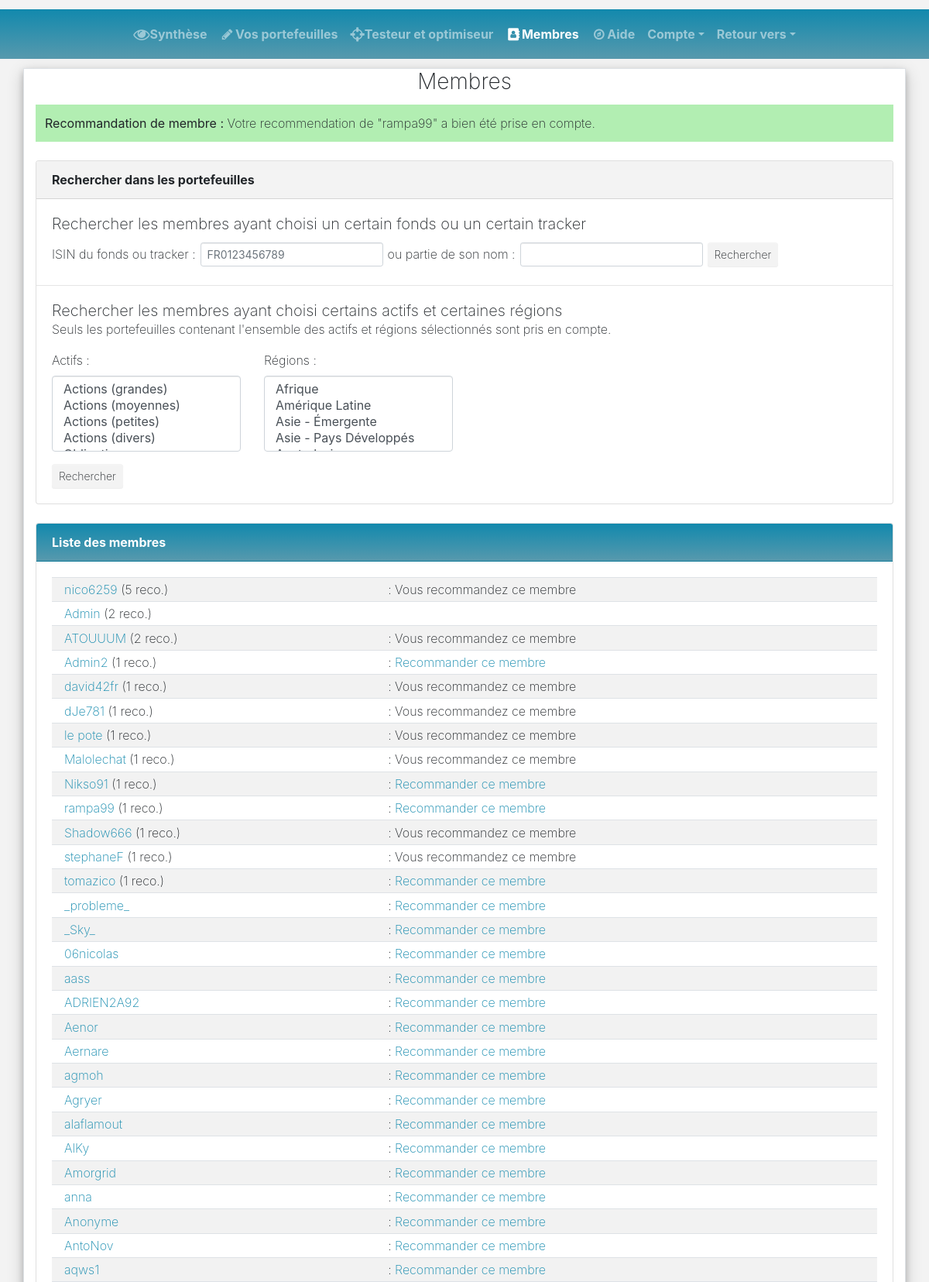
The app's page /membres.php?recommander=rampa99 (signed in, upper part) with its own data.
### tables this page shows
CREATE TABLE IF NOT EXISTS `utilisateurs` (
  `id` int(11) NOT NULL AUTO_INCREMENT,
  `nom` varchar(255) NOT NULL,
  `mdp` varchar(255) NOT NULL,
  PRIMARY KEY (`id`)
);

### web/fonctions/nom_actifs.php (called while the page is built)
<?php
function nom_actifs()
{
	$noms = ['Actions (grandes)', 	'Actions (moyennes)', 	'Actions (petites)',	'Actions (divers)',	'Obligations',	'Liquidités',	'Autres',	'? indéterminé',	'Matières premières',	'Immobilier'];
	$cles = ['1-0',					'1-1',					'1-2',					'1-3',				'2',			'3',			'4',		'5',				'6',					'7'];
	return array_combine($cles, $noms);
}
?>

### web/fonctions/nom_regions.php (called while the page is built)
<?php
function nom_regions($bdd)
{
	$nom_regions = array();
	$req = $bdd->query('SELECT id, nom FROM bdd_regions ORDER BY nom ASC');
	while ($donnees = $req->fetch())
	{
		$nom_regions[$donnees['id']] = $donnees['nom'];
	}
	return $nom_regions;
}
?>

### web/membres.php (the view, shortened to what this page needs)
<?php
include("fonctions/afficher_navbar.php");
include("fonctions/nom_actifs.php");
include("fonctions/nom_regions.php");
?>
<!DOCTYPE html>
<html>
<head>
  <link rel="stylesheet" href="https://cdnjs.cloudflare.com/ajax/libs/font-awesome/4.7.0/css/font-awesome.min.css" type="text/css">
  <link rel="stylesheet" href="theme.css" type="text/css">
  </head>
<body class="bg-light">
  <div class="mb-2">
    <div class="container">
      <div class="row">
        <div class="col-12 bg-white border shadow">
          <h3 class="text-center">Membres</h3>
		  <?php
			try
			{
				$bdd = new PDO('mysql:host=*****;dbname=*****;charset=utf8', '*****', '*****');
			}
			catch(Exception $e)
			{
				die('Erreur : '.$e->getMessage());
			}
			if (isset($_SESSION['id']) AND isset($_SESSION['nom']))
			{
				$id = $_SESSION['id'];
			}
			if (isset($_GET['recommander']))
			{
				$get_recommander = urldecode($_GET['recommander']);
				if (!(isset($_SESSION['id']) AND isset($_SESSION['nom'])))
				{
					echo '<div class="bg-danger mb-3 p-2">Vous devez être connecté pour recommander un membre.</div>';
				}
				else
				{
					if ($get_recommander != "")
					{
						$req = $bdd->prepare('SELECT id FROM utilisateurs WHERE nom = :nom');
						$req->execute(array('nom' => $get_recommander));
						$id_recommandation = $req->fetchColumn();
						if ($id_recommandation)
						{
							if ($id_recommandation != $id)
							{
								$req2 = $bdd->prepare('SELECT * FROM recommandations
								WHERE id_emetteur = :id_emetteur
								AND id_recommandation = :id_recommandation');
								$req2->execute(array(
									'id_emetteur' => $id,
									'id_recommandation' => $id_recommandation));
								$resultat2 = $req2->fetch();
								if (!($resultat2))
								{
									echo '<div class="bg-success mb-3 p-2"><strong>Recommandation de membre : </strong>Votre recommendation de "'.htmlentities($get_recommander).'" a bien été prise en compte.</div>';
								}
								else
								{
									echo '<div class="bg-danger mb-3 p-2"><strong>Recommandation de membre : </strong>Vous ne pouvez pas recommander '.htmlentities($get_recommander).', vous le recommandez déjà.</div>';
								}
							}
							else
							{
								echo '<div class="bg-danger mb-3 p-2"><strong>Recommandation de membre : </strong>Vous ne pouvez pas vous recommander vous-même.</div>';
							}
						}
						else
						{
							echo '<div class="bg-danger mb-3 p-2"><strong>Recommandation de membre : </strong>Vous ne pouvez pas recommander '.htmlentities($get_recommander).', ce membre n\'est pas inscrit.</div>';
						}
					}
					else
					{
						echo '<div class="bg-danger mb-3 p-2"><strong>Recommandation de membre : </strong>Vous n\'avez pas renseigné de membre.</div>';
					}
				}
			}
		  ?>
		  <div class="card mb-3">
            <div class="card-header bg-light">Rechercher dans les portefeuilles</div>
            <div class="card-body pb-0">
			<h5>Rechercher les membres ayant choisi un certain fonds ou un certain tracker</h5>
			<form action="membres.php" method="get" class="form-inline">
			<label for="rech_isin" class="mr-1">ISIN du fonds ou tracker :</label>
			<input type="text" class="form-control form-control-sm mr-1" id="rech_isin" name="rech_isin" maxlength="12" onkeyup="this.value=this.value.replace(/[^\dA-Z]+/,\'\')" placeholder="FR0123456789">
			<label for="rech_nom" class="mr-1">ou partie de son nom :</label>
			<input type="text" class="form-control form-control-sm mr-1" id="rech_nom" name="rech_nom" maxlength="100">
			<button type="submit" class="btn btn-light btn-sm">Rechercher</button>
			</form>
			</div>
			<hr class="mb-0" />
			<div class="card-body">
			<h5 class="mb-0">Rechercher les membres ayant choisi certains actifs et certaines régions</h5>
			<p>Seuls les portefeuilles contenant l'ensemble des actifs et régions sélectionnés sont pris en compte.</p>
			<form action="membres.php" method="get">
			<div class="row">
			<div class="col-3">
			  <div class="form-group">
				<label for="rech_act">Actifs :</label>
				<select multiple class="form-control" id="rech_act" name="rech_act[]">
				<?php
				$nom_actifs = nom_actifs();
				foreach ($nom_actifs as $key => $value)
				{
					if ($value != '? indéterminé')
					{
						echo '<option value="'.$key.'">'.$value.'</option>';
					}
				}
				?>
				</select>
			  </div>
			</div>
			<div class="col-3">
			  <div class="form-group">
				<label for="rech_reg">Régions :</label>
				<select multiple class="form-control" id="rech_reg" name="rech_reg[]">
				<?php
				$nom_regions = nom_regions($bdd);
				foreach ($nom_regions as $key => $value)
				{
					if ($value != '? indéterminé')
					{
						echo '<option value="'.$key.'">'.$value.'</option>';
					}
				}
				?>
				</select>
			  </div>
			</div>
			</div>
			<button type="submit" class="btn btn-light btn-sm">Rechercher</button>
			</form>
			</div>
          </div>
          <div class="card mb-3">
			<?php
            echo '<div class="card-header card-portefeuille">';
			if (!isset($_GET['rech_isin']) and !isset($_GET['rech_nom']) and !isset($_GET['rech_act']) and !isset($_GET['rech_reg']))
			{
				echo 'Liste des membres';
			}
			else
			{
				echo 'Résultats de la recherche dans les portefeuilles';
			}
			echo '</div>
            <div class="card-body">	';
			$message = '';
			$message_type = 'success';
			if (isset($_SESSION['id']) AND isset($_SESSION['nom']))
			{
				$requete_tab = array('id_emetteur' => $id);
				$requete = 'SELECT DISTINCT ut.id, ut.nom, rec.nbr_recommandations, recfaite.recommandation_faite
				FROM utilisateurs ut
				LEFT JOIN
				(
					SELECT id_recommandation, COUNT(*) AS nbr_recommandations
					FROM recommandations
					GROUP BY id_recommandation
				) rec
				ON rec.id_recommandation = ut.id
				LEFT JOIN
				(
					SELECT id_recommandation, COUNT(*) AS recommandation_faite
					FROM recommandations
					WHERE id_emetteur = :id_emetteur
					GROUP BY id_recommandation
				) recfaite
				on recfaite.id_recommandation = ut.id';
			}
			if (isset($_GET['rech_isin']) and $_GET['rech_isin']!='')
			{
				if (preg_match("#^[A-Z0-9]{12}$#", $_GET['rech_isin']))
				{
					$requete_isin_tab = array('isin' => $_GET['rech_isin']);
					$requete_tab = array_merge($requete_tab, $requete_isin_tab);
					$requete .= '
					INNER JOIN
					utilisateurs_unitesdecompte utuc
					ON utuc.id_utilisateur = ut.id
					INNER JOIN
					unitesdecompte uc
					ON uc.id = utuc.id_unitedecompte
					WHERE uc.isin = :isin
					ORDER BY rec.nbr_recommandations DESC, ut.nom';
					$req = $bdd->prepare($requete);
					$req->execute($requete_tab);
					if($req->rowCount())
					{
						$message = 'Des membres ont dans un portefeuille l\'ISIN '.htmlentities($_GET['rech_isin']);
						$message_type = 'success';
					}
					else
					{
						$message = 'Aucun membre n\'a dans un portefeuille l\'ISIN '.htmlentities($_GET['rech_isin']);
						$message_type = 'danger';
					}
				}
				else
				{
					$message = 'Le format de l\'ISIN n\'est pas correct.';
					$message_type = 'danger';
				}
			}
			else
			{
				$requete .= '
				ORDER BY rec.nbr_recommandations DESC, ut.nom';
				$req = $bdd->prepare($requete);
				$req->execute($requete_tab);
			}
			if ($message == '' or $message_type == 'success')
			{
				echo '<table class="table table-striped table-hover table-shrink mb-0">';
				while ($donnees = $req->fetch())
				{
					echo '<tr>
					<td class="cell-first"><a href ="membres/'.urlencode($donnees['nom']).'">'.$donnees['nom'].'</a>';
					if ($donnees['nbr_recommandations'] > 0)
					{
						echo " (".$donnees['nbr_recommandations']." reco.)";
					}
					echo '</td>
					<td>';
					if (isset($_SESSION['id']) AND isset($_SESSION['nom']) AND ($donnees['id'] != $_SESSION['id']))
					{
						if ($donnees['recommandation_faite'] == 0)
						{
							echo ' : <a href="membres.php?recommander='.urlencode($donnees['nom']).'">Recommander ce membre</a>';
						}
						else
						{
							echo ' : Vous recommandez ce membre';
						}
					}
					echo '</td>
					</tr>';
				}
				echo '</table>';
			}
			echo '</div>';
			?>
          </div>
        </div>
      </div>
    </div>
  </div>
</body>
</html>

### records on screen
utilisateurs: nom "nico6259", nbr_recommandations "5", shows ": Vous recommandez ce membre"
utilisateurs: nom "Admin", nbr_recommandations "2"
utilisateurs: nom "ATOUUUM", nbr_recommandations "2", shows ": Vous recommandez ce membre"
utilisateurs: nom "Admin2", nbr_recommandations "1"
utilisateurs: nom "david42fr", nbr_recommandations "1", shows ": Vous recommandez ce membre"
utilisateurs: nom "dJe781", nbr_recommandations "1", shows ": Vous recommandez ce membre"
utilisateurs: nom "le pote", nbr_recommandations "1", shows ": Vous recommandez ce membre"
utilisateurs: nom "Malolechat", nbr_recommandations "1", shows ": Vous recommandez ce membre"
utilisateurs: nom "Nikso91", nbr_recommandations "1"
utilisateurs: nom "rampa99", nbr_recommandations "1"
utilisateurs: nom "Shadow666", nbr_recommandations "1", shows ": Vous recommandez ce membre"
utilisateurs: nom "stephaneF", nbr_recommandations "1", shows ": Vous recommandez ce membre"
utilisateurs: nom "tomazico", nbr_recommandations "1"
utilisateurs: nom "_probleme_"
utilisateurs: nom "_Sky_"
utilisateurs: nom "06nicolas"
utilisateurs: nom "aass"
utilisateurs: nom "ADRIEN2A92"
utilisateurs: nom "Aenor"
utilisateurs: nom "Aernare"
utilisateurs: nom "agmoh"
utilisateurs: nom "Agryer"
utilisateurs: nom "alaflamout"
utilisateurs: nom "AlKy"
utilisateurs: nom "Amorgrid"
utilisateurs: nom "anna"
utilisateurs: nom "Anonyme"
utilisateurs: nom "AntoNov"
utilisateurs: nom "aqws1"

### other values on screen
$get_recommander "rampa99"
